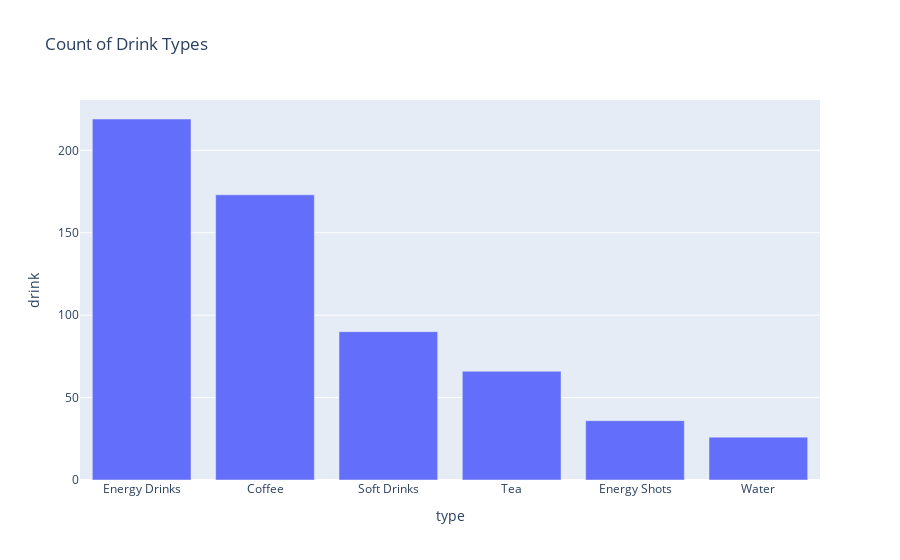

Notebook cell for this chart:
### Markdown cell above
### Distribution of Drink Types

### Code cell
caffeine_gb = caffeine.groupby(["type"]).count()
fig = px.bar(caffeine_gb, 
             x=caffeine_gb.index, 
             y="drink", 
             title='Count of Drink Types')
fig.update_layout(xaxis={'categoryorder':'total descending'})

fig.show()

### Figure 1 — Plotly figure (JSON) as saved in the notebook; plotly's stock layout.template omitted (floating-point values rounded to 4 significant figures)
{"data": [{"alignmentgroup": "True", "hovertemplate": "type=%{x}<br>drink=%{y}<extra></extra>", "legendgroup": "", "marker": {"color": "#636efa", "pattern": {"shape": ""}}, "name": "", "offsetgroup": "", "orientation": "v", "showlegend": false, "textposition": "auto", "type": "bar", "x": ["Coffee", "Energy Drinks", "Energy Shots", "Soft Drinks", "Tea", "Water"], "xaxis": "x", "y": [173, 219, 36, 90, 66, 26], "yaxis": "y"}], "layout": {"barmode": "relative", "legend": {"tracegroupgap": 0}, "title": {"text": "Count of Drink Types"}, "xaxis": {"anchor": "y", "categoryorder": "total descending", "domain": [0, 1], "title": {"text": "type"}}, "yaxis": {"anchor": "x", "domain": [0, 1], "title": {"text": "drink"}}}}
